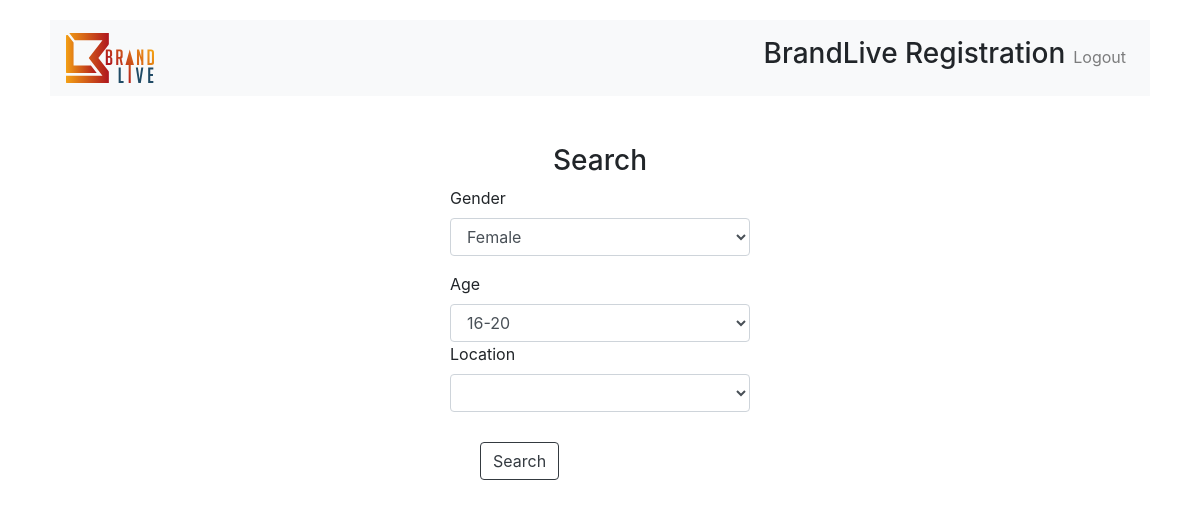
/search/ (signed in), run on an earlier commit of the app's database.
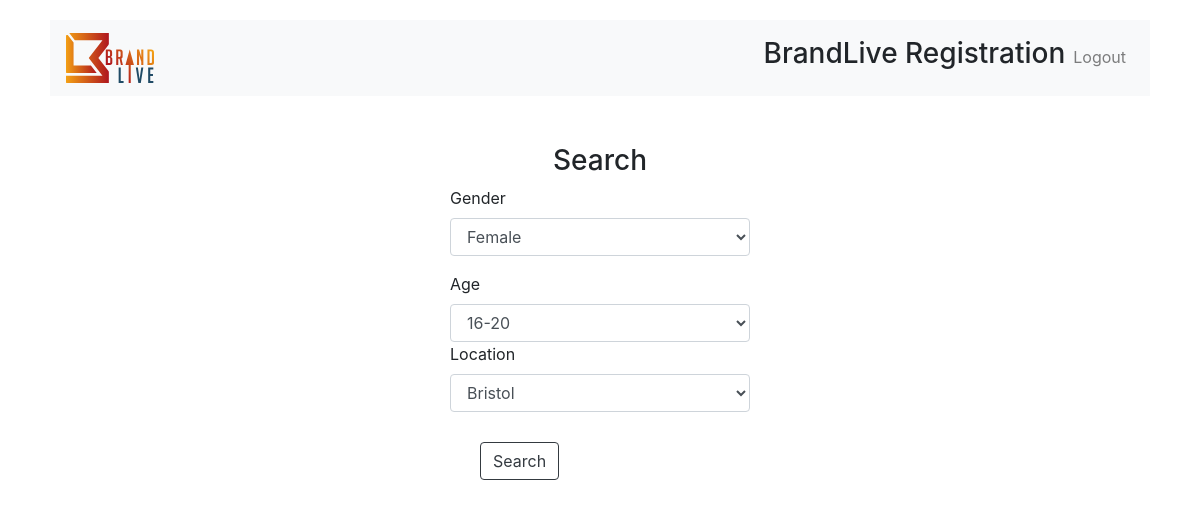
And on a later commit of the database.
### candidate_app/models.py (models this page shows, shortened)
class CandidateProfile(User):
    gender_choice = (
        ('Female', 'Female'),
        ('Male', 'Male'),
    )
    age_choice = (
        ('16-20', '16-20'),
        ('21-30', '21-30'),
        ('31-40', '31-40'),
        ('40+', '40+'),
    )
    gender = models.CharField(max_length=20, choices=gender_choice)
    age = models.CharField(max_length=20, choices=age_choice)
    location = models.CharField(max_length=200, default='London')
    phone_number = models.CharField(max_length=20, blank=True)
    photo = models.ImageField(upload_to='images/', blank=True)
    note = models.TextField(max_length=500,
                            blank=True)

### candidate_app/views.py (the view, shortened to what this page needs)
# urls.py: path('search/', query, name='search'),
def query(request):
    if request.user.is_staff:
        result_all = CandidateProfile.objects.all()
        registered_locations = []
        for profile in result_all:
            registered_locations.append(profile.location)
        location_options = set(registered_locations)
        def none_value(value):
            """
            Turns string 'Any' into value of None to omit those filters the user choose not to apply
            """
            if value == 'Any':
                return None
            return value
        def filter_if_not_none(query_set, **kwarks):
            """
            Creates a filter-value dictionary to filter through the fields of the user's choice
            """
            return query_set.filter(**{key: value for key, value in kwarks.items() if value is not None })
        return render(request, 'search.html', {'results': result_all, 'location_options': location_options})
    else:
        return HttpResponse("<h3> You have no permission to access this site </h3>")

### candidate_app/templates/search.html (shortened to what this page needs)
{% extends 'base_generic.html' %}
{% block content %}
{% if request.user.is_authenticated %}
  <h3 class="main-title" style="text-align: center">Search</h3>
          <form class="search-form mx-auto" style="width: 300px;" method="post" action="{% url 'search' %}">
            <div class="form-group">
                <label for="exampleFormControlselect1">Gender</label>
                <select class="form-control" id="exampleFormControlSelect1" name="gender">
                   <option>Female</option>
                </select>
            </div>
            <div>
                <label for="exampleFormControlSelect2">Age</label>
                <select class="form-control" id="exampleFormControlSelect2" name="age">
                   <option>16-20</option>
                 </select>
            </div>
            <div>
                <label for="exampleFormControlSelect3">Location</label>
                <select class="form-control" id="exampleFormControlSelect3" name="location">
                     {% for location in location_options %}
                     <option>{{ location }}</option>
                     {% endfor %}
                </select>
            </div>
              <div class="text-centre" style="margin: 30px;">
            <button class="btn btn-outline-dark" type="submit">Search</button>
                  </div>
          </form>
{% else %}
    <div style="text-align: center;">
        <h4> You are not logged in. Please log in <a href="{% url 'user-login' %}">here</a></h4>
    </div>
{% endif %}
{% endblock %}

What changed in the data, as far as the page shows it:
added CandidateProfile: location "Bristol"
